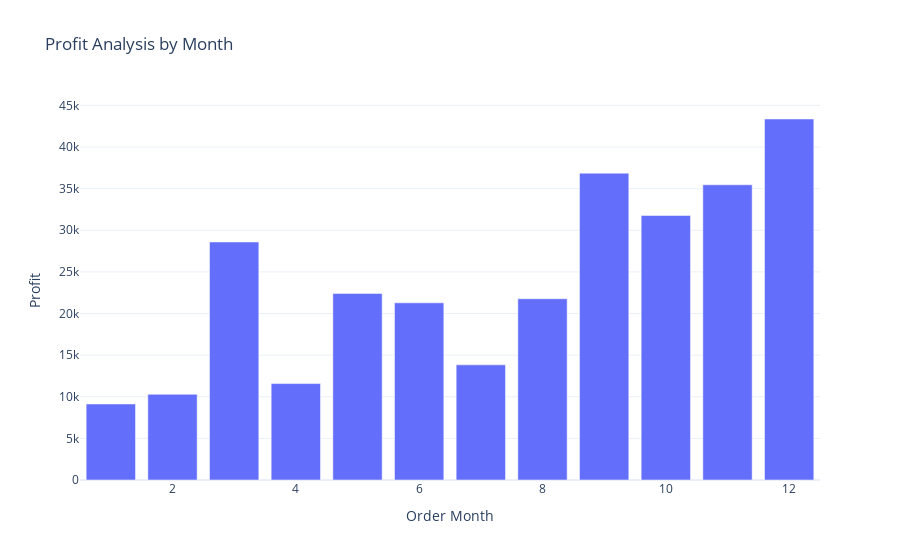

Notebook source saved alongside this figure:
### Code cell
fig=px.bar(Profit_Analysis_by_Month,x='Order Month',
            y='Profit', title="Profit Analysis by Month")

fig.show()

### Figure 1 — Plotly figure (JSON) as saved in the notebook; plotly's stock layout.template omitted (floating-point values rounded to 4 significant figures)
{"data": [{"hovertemplate": "Order Month=%{x}<br>Profit=%{y}<extra></extra>", "legendgroup": "", "marker": {"color": "#636efa", "pattern": {"shape": ""}}, "name": "", "orientation": "v", "showlegend": false, "textposition": "auto", "type": "bar", "x": [1, 2, 3, 4, 5, 6, 7, 8, 9, 10, 11, 12], "xaxis": "x", "y": [9134.0, 10290.0, 28590.0, 11590.0, 22410.0, 21290.0, 13830.0, 21780.0, 36860.0, 31780.0, 35470.0, 43370.0], "yaxis": "y"}], "layout": {"barmode": "relative", "legend": {"tracegroupgap": 0}, "title": {"text": "Profit Analysis by Month"}, "xaxis": {"anchor": "y", "domain": [0, 1], "title": {"text": "Order Month"}}, "yaxis": {"anchor": "x", "domain": [0, 1], "title": {"text": "Profit"}}}}
